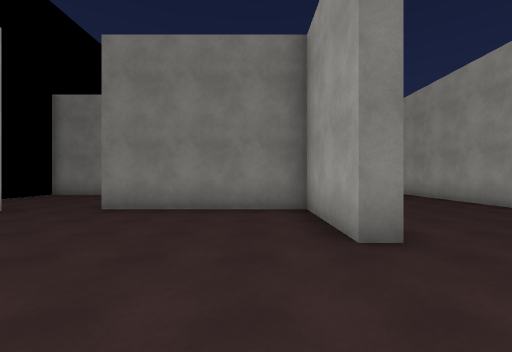
view 1 (above)

24 first-person views from a walk through a scene from a Unity 3-D project. The camera is 1.5 m above the floor, looks level and sees 90° across. The floor is counted in squares, 2 m on a side. Each view is taken from the middle of a square. On the plan, view 1 faces up. The plan holds only what a view shows up to about 9 squares ahead; the rest is blank. The place goes on beyond the plan. The player character is not drawn. Surface patterns are stand-ins for the level's own textures.

view 2
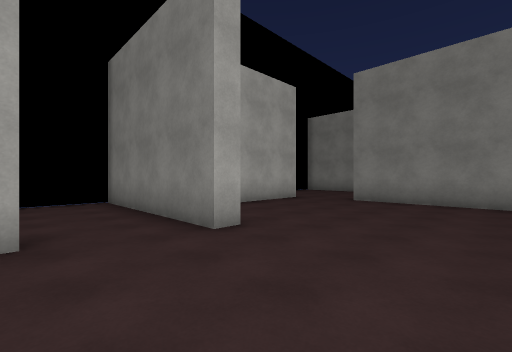

view 3
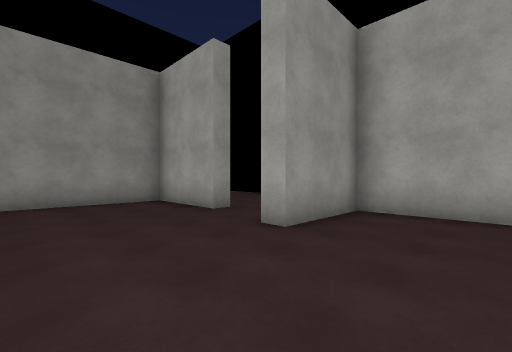

view 4
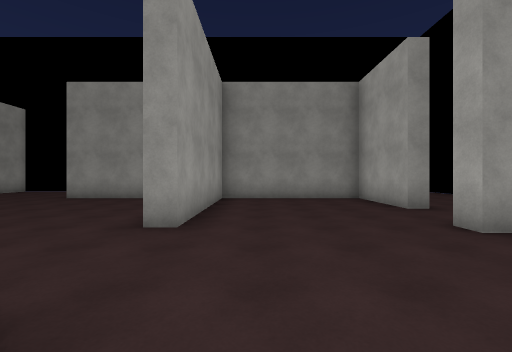

view 5
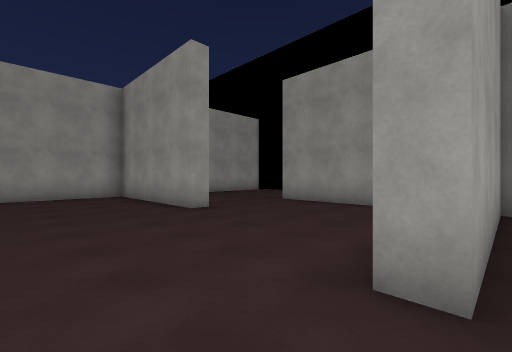

view 6
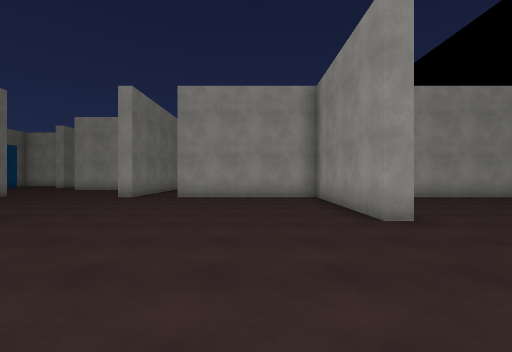

view 7
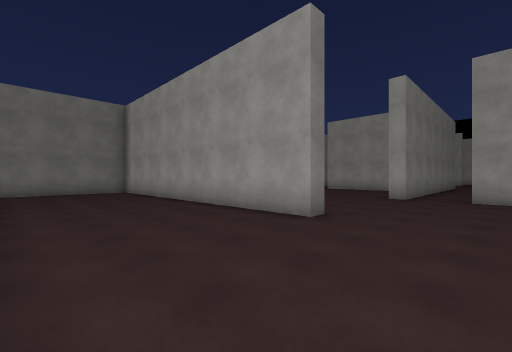

view 8
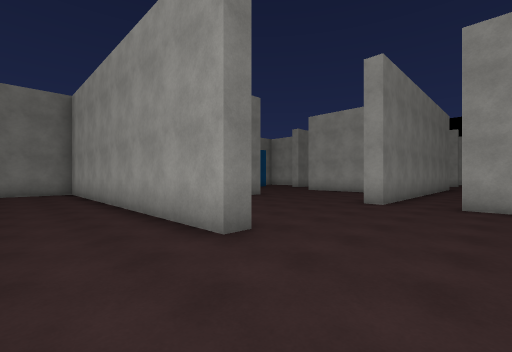

view 9
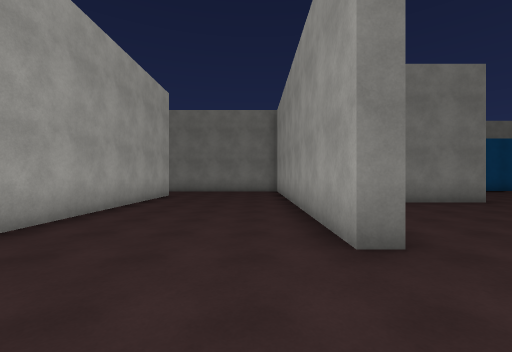

view 10
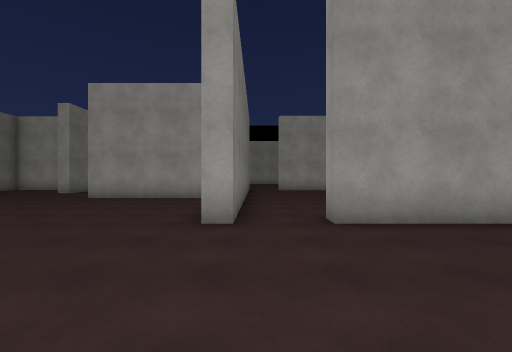

view 11
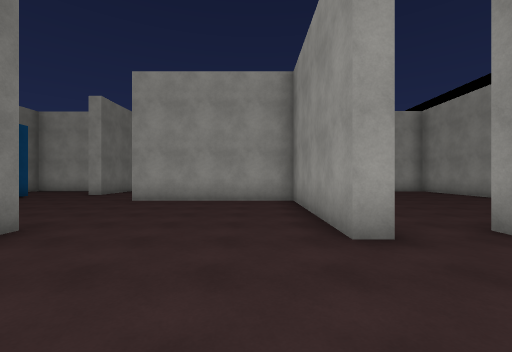

view 12
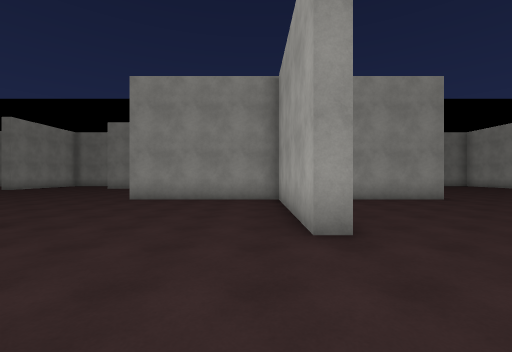

view 13
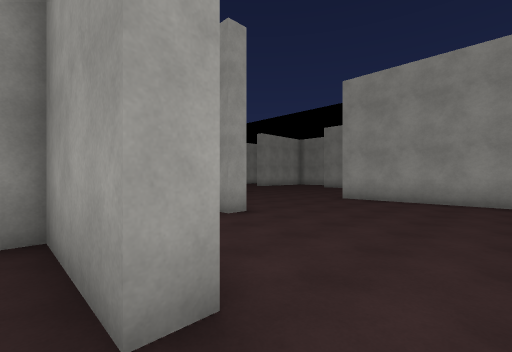

view 14
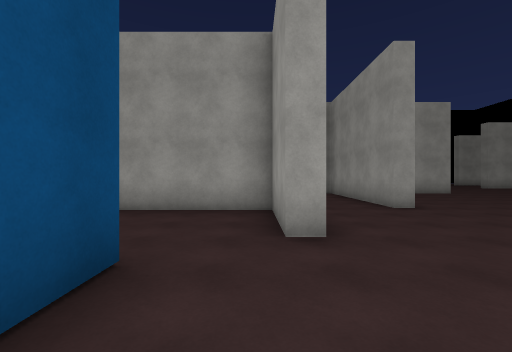

view 15
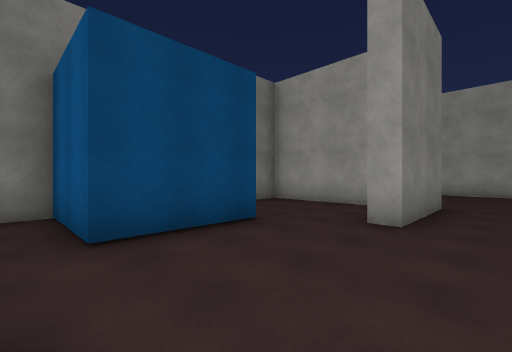

view 16
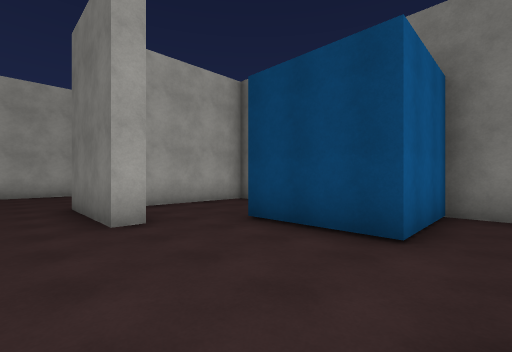

view 17
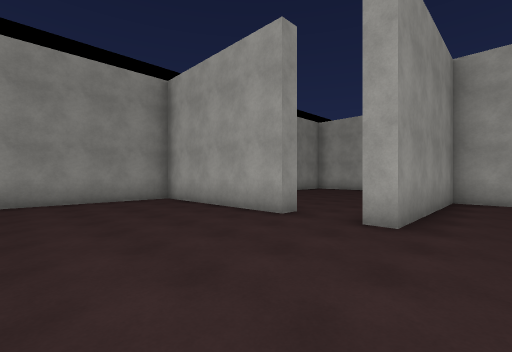

view 18
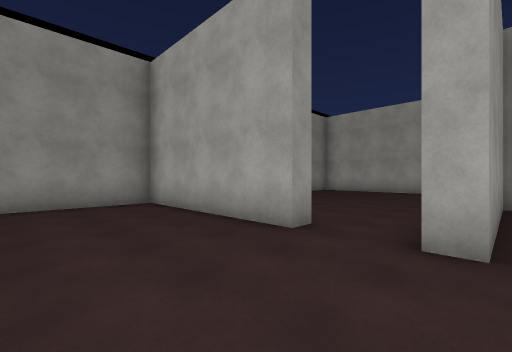

view 19
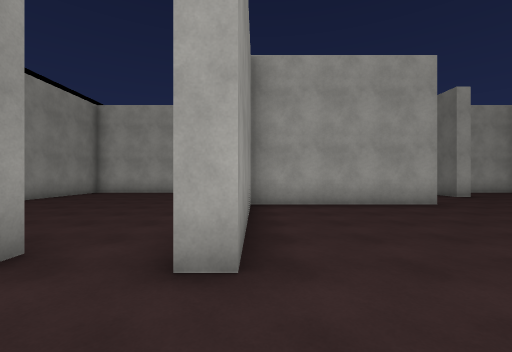

view 20
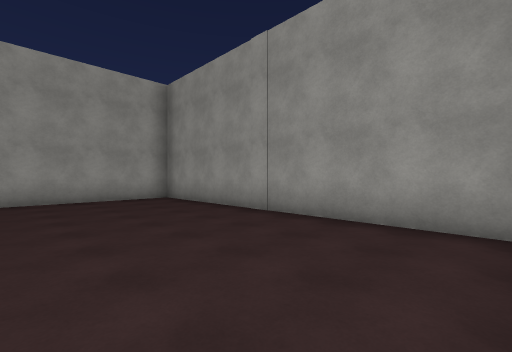

view 21
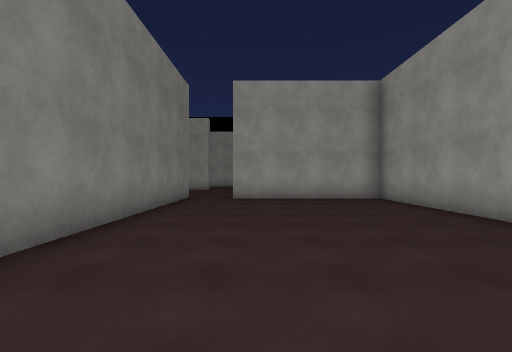

view 22
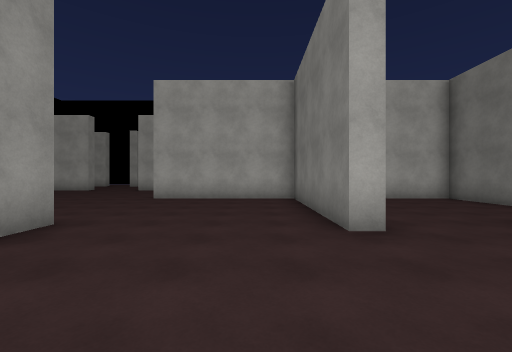

view 23
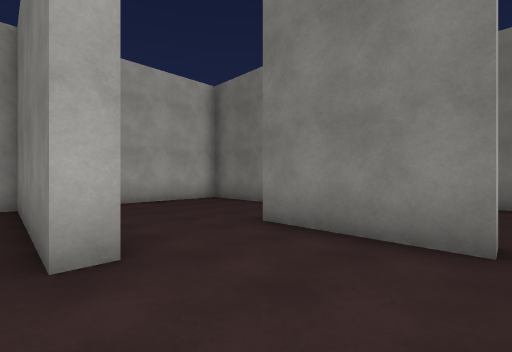

view 24
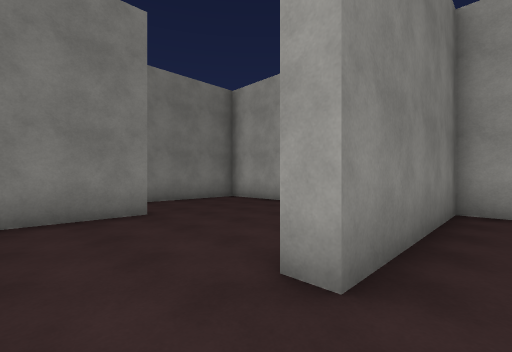

### Floor plan
Key: @ floor where view 1 was taken; # wall or solid block; . floor.
Columns run from 8 left of view 1 to 25 right of it. Each row starts with its distance up from view 1.
 18                    ###########
 17                    #...###...#
 16               ######...###...#
 15           #####... #.........#
 14           ....#....#........##
 13       ####....#....###.....##.....
 12       ...#....#...................
 11      ....#....#  ................
 10    ###...#....######....#.....###
  9  ........#....#.........#.......
  8  ....... #....#.........#........
  7  ......  #....#.........#.........
  6   ...#####....#.........#.........
  5   #......#.........###########....
  4   #......#........................
  3   #......#.........#.........#....
  2   #................#.........#....
  1   #................#.........#....
  0 ######..@#.........#.........#....
 -1  ........#.........#.........#....
 -2  ...#....#.....###################
 -3   ..#....# .......
 -4   ..#....# ........
 -5     ######  ###....
 -6                  ..

Where each view was taken, in squares from view 1:
view 1: 0 up, 0 right, facing up
view 2: 2 down, 0 right, facing up-left
view 3: 3 up, 0 right, facing down-left
view 4: 4 up, 0 right, facing down
view 5: 2 up, 1 right, facing down-right
view 6: 1 up, 2 right, facing right
view 7: 3 up, 2 right, facing up-right
view 8: 3 up, 4 right, facing up-right
view 9: 3 up, 5 right, facing up
view 10: 5 up, 7 right, facing right
view 11: 7 up, 8 right, facing right
view 12: 14 up, 17 right, facing down
view 13: 14 up, 17 right, facing down-right
view 14: 14 up, 15 right, facing right
view 15: 12 up, 14 right, facing up-right
view 16: 12 up, 18 right, facing up-left
view 17: 7 up, 25 right, facing down-left
view 18: 6 up, 24 right, facing down-left
view 19: 6 up, 23 right, facing left
view 20: 3 up, 12 right, facing down-right
view 21: 3 up, 12 right, facing right
view 22: 9 up, 15 right, facing left
view 23: 10 up, 14 right, facing up-left
view 24: 5 up, 5 left, facing up-right
